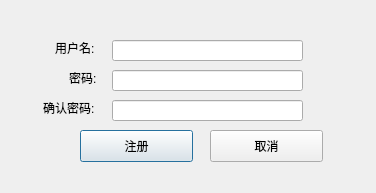
<?xml version="1.0" encoding="UTF-8"?>
<ui version="4.0">
 <class>SignupDialog</class>
 <widget class="QDialog" name="SignupDialog">
  <property name="geometry">
   <rect>
    <x>0</x>
    <y>0</y>
    <width>376</width>
    <height>193</height>
   </rect>
  </property>
  <property name="windowTitle">
   <string>Dialog</string>
  </property>
  <widget class="QLabel" name="label">
   <property name="geometry">
    <rect>
     <x>55</x>
     <y>40</y>
     <width>60</width>
     <height>16</height>
    </rect>
   </property>
   <property name="text">
    <string>用户名:</string>
   </property>
  </widget>
  <widget class="QLabel" name="label_2">
   <property name="geometry">
    <rect>
     <x>69</x>
     <y>70</y>
     <width>60</width>
     <height>16</height>
    </rect>
   </property>
   <property name="text">
    <string>密码:</string>
   </property>
  </widget>
  <widget class="QPushButton" name="btn_signup">
   <property name="geometry">
    <rect>
     <x>80</x>
     <y>130</y>
     <width>113</width>
     <height>32</height>
    </rect>
   </property>
   <property name="text">
    <string>注册</string>
   </property>
   <property name="default">
    <bool>true</bool>
   </property>
  </widget>
  <widget class="QLineEdit" name="le_user_name">
   <property name="geometry">
    <rect>
     <x>112</x>
     <y>40</y>
     <width>191</width>
     <height>21</height>
    </rect>
   </property>
  </widget>
  <widget class="QLineEdit" name="le_password">
   <property name="geometry">
    <rect>
     <x>112</x>
     <y>70</y>
     <width>191</width>
     <height>21</height>
    </rect>
   </property>
  </widget>
  <widget class="QLineEdit" name="le_confirm_password">
   <property name="geometry">
    <rect>
     <x>112</x>
     <y>100</y>
     <width>191</width>
     <height>21</height>
    </rect>
   </property>
  </widget>
  <widget class="QLabel" name="label_3">
   <property name="geometry">
    <rect>
     <x>43</x>
     <y>100</y>
     <width>60</width>
     <height>16</height>
    </rect>
   </property>
   <property name="text">
    <string>确认密码:</string>
   </property>
  </widget>
  <widget class="QPushButton" name="btn_cancel">
   <property name="geometry">
    <rect>
     <x>210</x>
     <y>130</y>
     <width>113</width>
     <height>32</height>
    </rect>
   </property>
   <property name="text">
    <string>取消</string>
   </property>
  </widget>
 </widget>
 <resources/>
 <connections/>
</ui>
